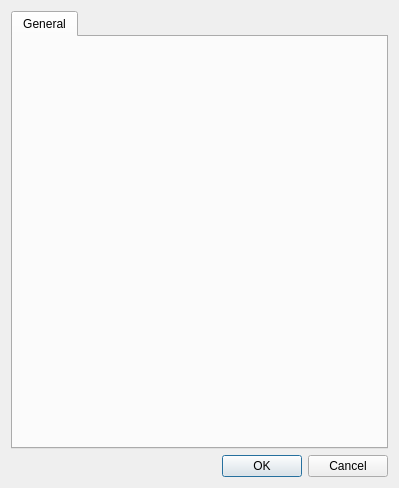
<?xml version="1.0" encoding="UTF-8"?>
<ui version="4.0">
 <class>SettingsDialog</class>
 <widget class="QDialog" name="SettingsDialog">
  <property name="geometry">
   <rect>
    <x>0</x>
    <y>0</y>
    <width>399</width>
    <height>488</height>
   </rect>
  </property>
  <property name="windowTitle">
   <string>Dialog</string>
  </property>
  <layout class="QGridLayout" name="gridLayout">
   <item row="0" column="0">
    <widget class="QTabWidget" name="tabWidget">
     <property name="currentIndex">
      <number>0</number>
     </property>
     <widget class="QWidget" name="tab1">
      <attribute name="title">
       <string>General</string>
      </attribute>
     </widget>
    </widget>
   </item>
   <item row="1" column="0">
    <widget class="QDialogButtonBox" name="buttonBox">
     <property name="orientation">
      <enum>Qt::Horizontal</enum>
     </property>
     <property name="standardButtons">
      <set>QDialogButtonBox::Cancel|QDialogButtonBox::Ok</set>
     </property>
    </widget>
   </item>
  </layout>
 </widget>
 <resources/>
 <connections>
  <connection>
   <sender>buttonBox</sender>
   <signal>accepted()</signal>
   <receiver>SettingsDialog</receiver>
   <slot>accept()</slot>
   <hints>
    <hint type="sourcelabel">
     <x>248</x>
     <y>254</y>
    </hint>
    <hint type="destinationlabel">
     <x>157</x>
     <y>274</y>
    </hint>
   </hints>
  </connection>
  <connection>
   <sender>buttonBox</sender>
   <signal>rejected()</signal>
   <receiver>SettingsDialog</receiver>
   <slot>reject()</slot>
   <hints>
    <hint type="sourcelabel">
     <x>316</x>
     <y>260</y>
    </hint>
    <hint type="destinationlabel">
     <x>286</x>
     <y>274</y>
    </hint>
   </hints>
  </connection>
 </connections>
</ui>
